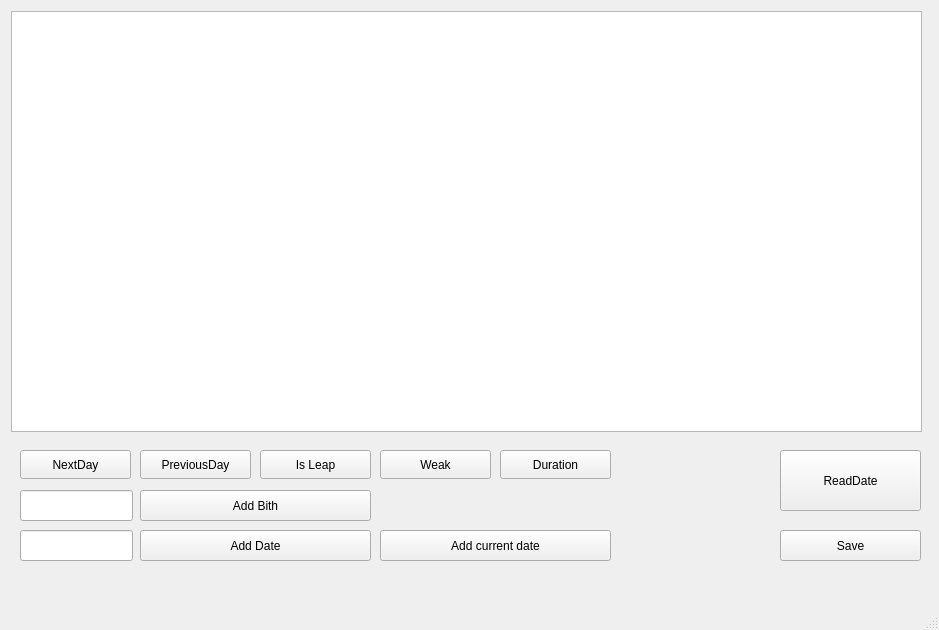
<?xml version="1.0" encoding="UTF-8"?>
<ui version="4.0">
 <class>MainWindow</class>
 <widget class="QMainWindow" name="MainWindow">
  <property name="geometry">
   <rect>
    <x>0</x>
    <y>0</y>
    <width>939</width>
    <height>630</height>
   </rect>
  </property>
  <property name="windowTitle">
   <string>MainWindow</string>
  </property>
  <widget class="QWidget" name="centralwidget">
   <widget class="QTableWidget" name="tableWidget">
    <property name="geometry">
     <rect>
      <x>11</x>
      <y>11</y>
      <width>911</width>
      <height>421</height>
     </rect>
    </property>
   </widget>
   <widget class="QPushButton" name="addNext">
    <property name="geometry">
     <rect>
      <x>20</x>
      <y>450</y>
      <width>111</width>
      <height>29</height>
     </rect>
    </property>
    <property name="text">
     <string>NextDay</string>
    </property>
   </widget>
   <widget class="QPushButton" name="getDataFromFile">
    <property name="geometry">
     <rect>
      <x>780</x>
      <y>450</y>
      <width>141</width>
      <height>61</height>
     </rect>
    </property>
    <property name="text">
     <string>ReadDate</string>
    </property>
   </widget>
   <widget class="QPushButton" name="addPrev">
    <property name="geometry">
     <rect>
      <x>140</x>
      <y>450</y>
      <width>111</width>
      <height>29</height>
     </rect>
    </property>
    <property name="text">
     <string>PreviousDay</string>
    </property>
   </widget>
   <widget class="QPushButton" name="addIsLeap">
    <property name="geometry">
     <rect>
      <x>260</x>
      <y>450</y>
      <width>111</width>
      <height>29</height>
     </rect>
    </property>
    <property name="text">
     <string>Is Leap</string>
    </property>
   </widget>
   <widget class="QPushButton" name="addWeak">
    <property name="geometry">
     <rect>
      <x>380</x>
      <y>450</y>
      <width>111</width>
      <height>29</height>
     </rect>
    </property>
    <property name="text">
     <string>Weak</string>
    </property>
   </widget>
   <widget class="QPushButton" name="addDur">
    <property name="geometry">
     <rect>
      <x>500</x>
      <y>450</y>
      <width>111</width>
      <height>29</height>
     </rect>
    </property>
    <property name="text">
     <string>Duration</string>
    </property>
   </widget>
   <widget class="QLineEdit" name="lineEditBirth">
    <property name="geometry">
     <rect>
      <x>20</x>
      <y>490</y>
      <width>113</width>
      <height>31</height>
     </rect>
    </property>
   </widget>
   <widget class="QPushButton" name="addBith">
    <property name="geometry">
     <rect>
      <x>140</x>
      <y>490</y>
      <width>231</width>
      <height>31</height>
     </rect>
    </property>
    <property name="text">
     <string>Add Bith</string>
    </property>
   </widget>
   <widget class="QLineEdit" name="lineEditAddItem">
    <property name="geometry">
     <rect>
      <x>20</x>
      <y>530</y>
      <width>113</width>
      <height>31</height>
     </rect>
    </property>
   </widget>
   <widget class="QPushButton" name="addDate">
    <property name="geometry">
     <rect>
      <x>140</x>
      <y>530</y>
      <width>231</width>
      <height>31</height>
     </rect>
    </property>
    <property name="text">
     <string>Add Date</string>
    </property>
   </widget>
   <widget class="QPushButton" name="addCurrDate">
    <property name="geometry">
     <rect>
      <x>380</x>
      <y>530</y>
      <width>231</width>
      <height>31</height>
     </rect>
    </property>
    <property name="text">
     <string>Add current date</string>
    </property>
   </widget>
   <widget class="QPushButton" name="saveBtn">
    <property name="geometry">
     <rect>
      <x>780</x>
      <y>530</y>
      <width>141</width>
      <height>31</height>
     </rect>
    </property>
    <property name="text">
     <string>Save</string>
    </property>
   </widget>
  </widget>
  <widget class="QMenuBar" name="menubar">
   <property name="geometry">
    <rect>
     <x>0</x>
     <y>0</y>
     <width>939</width>
     <height>25</height>
    </rect>
   </property>
  </widget>
  <widget class="QStatusBar" name="statusbar"/>
 </widget>
 <resources/>
 <connections/>
</ui>
